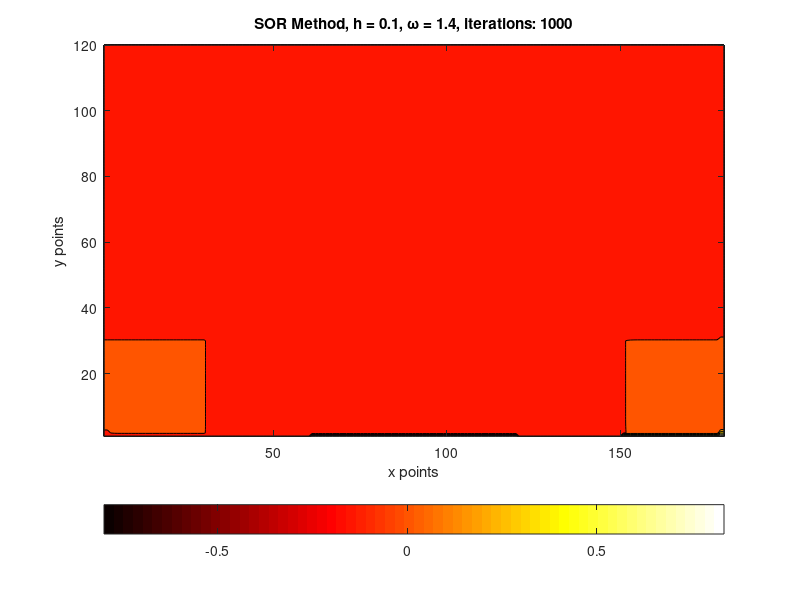

MATLAB code to generate this figure:
%% Escalar Poisson Equation rutine solver for
% 
% Routine for solving a PNP-MOSFET junction for the region:
% ________________________
%|++++|    ---N---   |++++|
%|+P++|              |+P++|
%|++++|              |++++|
%|____|              |____|
%|                        |
%|                        |
%|                        |
%|________________________|

%% Governing equation
%
% $$\frac{\partial^2 \phi}{\partial x^2}+\frac{\partial^2 phi}{\partial x^2}=
%   -\tau (\hat{n}-\hat{n}_d)$$
%
% Where: 
%
% $\hat{n}$ is the number density of a doped region at time t,
% $\hat{n}_d$ is the initial number density of the doped regions and $\tau$
% is a constant. 

clear, clc, %close all;

%% IC's
omega = 1.4;    % Relaxation constant
delta = 0.1;    % using an uniform grid in x and y, h = delta
tau = 1;        % any constant

L = 18; dx = delta; x = 1:dx:L; n  = round(L/delta);
H = 12; dy = delta; y = 1:dy:H; m  = round(H/delta);

%% Grid
n_1 = 1; % initial doping value for silicon
n_2 = 3; % initial doping value for gate 1
n_3 = 3; % initial doping value for gate 2

n_i = zeros(m,n);           % array for silicon doping chaging in every iteration
n_d = ones(m,n);            % initial silicon doping array
n_d(1:m/4, 1:n/6 )   = n_2; % set values of n_d for gate 1
n_d(1:m/4, 5*n/6+1:n)= n_3; % set values of n_d for gate 2

phi = zeros(m,n);           % Electric potential grid (our goal)
phi_tilde = zeros(m,n); phi_next = zeros(m,n); % Arrays for SOR

% gates locations in x:
x_g1 = 1:n/6;
x_gc = 2*n/6+1:4*n/6;
x_g2 = 5*n/6+1:n;

% silicon location at the surface in x:
x_s1 = 1*n/6+1:2*n/6;
x_s2 = 4*n/6+1:5*n/6;

%% BC's
% bolean mask for gates locations 
x_gates = zeros(1,n); 
x_gates(x_g1) = 1; x_gates(x_gc) = 1; x_gates(x_g2) = 1;

% Dirichlet:
phi(1,x_g1) =  0.0;     % gate A
phi(1,x_gc) = -0.8;     % central gate
phi(1,x_g2) =  1.0;     % gate B
% Neumann BC: Every where else!

% we know this boundary values of next 'tilde' step from the begining
phi_tilde(1,x_g1) =  0.0; % gate A
phi_tilde(1,x_gc) = -0.8; % central gate
phi_tilde(1,x_g2) =  1.0; % gate B

%% Main Loop

%r = 0.0001; iter = 0; r_iter = 1; 
%while r_iter >= r
%n_i = n_d; % evaluate laplace formulation!

for s = 1000 % for fixed number of iterations
    % Using a sqrt func to increase n_i until it reaches 2
    if s < 10
        n_i = n_d.*(2-1/s^2); 
        %n_i = n_d.*(2-1/iter^2); 
    else
        n_i = 2.*n_d;
    end
    % SOR: Computing phi_tilde loop:
    for i=2:m-1
        for j=2:n-1
            if j == 2 % Matrix's left column, Neumann BC
                phi_tilde(i,j) = 1/3*(...
                    phi(i+1,j)+...
                    phi(i,j+1)+...
                    phi_tilde(i-1,j))...
                    +1/3*(delta^2)*tau*(n_i(i,j)-n_d(i,j));
            elseif j == n-1 % Matrix's right column, Neumann BC
                phi_tilde(i,j) = 1/3*(...
                    phi(i+1,j)+...
                    phi_tilde(i-1,j)+...
                    phi_tilde(i,j-1))...
                    +1/3*(delta^2)*tau*(n_i(i,j)-n_d(i,j));
            elseif i == 2 && x_gates(j)==1
                % Matrix Upper row, for the regions with Neumann BC
                phi_tilde(i,j) = 1/3*(...
                    phi(i+1,j)+...
                    phi(i,j+1)+...
                    phi_tilde(i,j-1))...
                    +1/3*(delta^2)*tau*(n_i(i,j)-n_d(i,j));
            elseif i == m-1 % Matrix Lower row, Neumann BC
                phi_tilde(i,j) = 1/3*(...
                    phi(i,j+1)+...
                    phi_tilde(i-1,j)+...
                    phi_tilde(i,j-1))...
                    +1/3*(delta^2)*tau*(n_i(i,j)-n_d(i,j));
            else
                phi_tilde(i,j) = 1/4*(...
                    phi(i+1,j)+...
                    phi(i,j+1)+...
                    phi_tilde(i-1,j)+...
                    phi_tilde(i,j-1))...
                    +1/4*(delta^2)*tau*(n_i(i,j)-n_d(i,j));
            end
        end
    end
    % Update for Neumann BC's
    phi_tilde(2:m , 1) = phi_tilde(2:m , 2  ); % Left array column
    phi_tilde(2:m , n) = phi_tilde(2:m , n-1); % Right array column
    phi_tilde(1, x_s1) = phi_tilde(2, x_s1  ); % Upper array regions 
    phi_tilde(1, x_s2) = phi_tilde(2, x_s2  );
    phi_tilde(m,2:n-1) = phi_tilde(m-1,2:n-1); % Lower array column
    
    % SOR: compute phi next using realation constant: omega
    phi_next = phi + omega*( phi_tilde - phi );
    %r_iter = norm(phi_next-phi);
    phi = phi_next;
    %iter = iter+1;
end
%fprintf('iterations: %4.1f \n',iter);

%% Plot Figures
contourf(phi)
title(['SOR Method, h = ',num2str(delta),', \omega = ',num2str(omega),', iterations: ',num2str(s)])
xlabel('x points')
ylabel('y points')
colormap hot
colorbar('location','southoutside')
